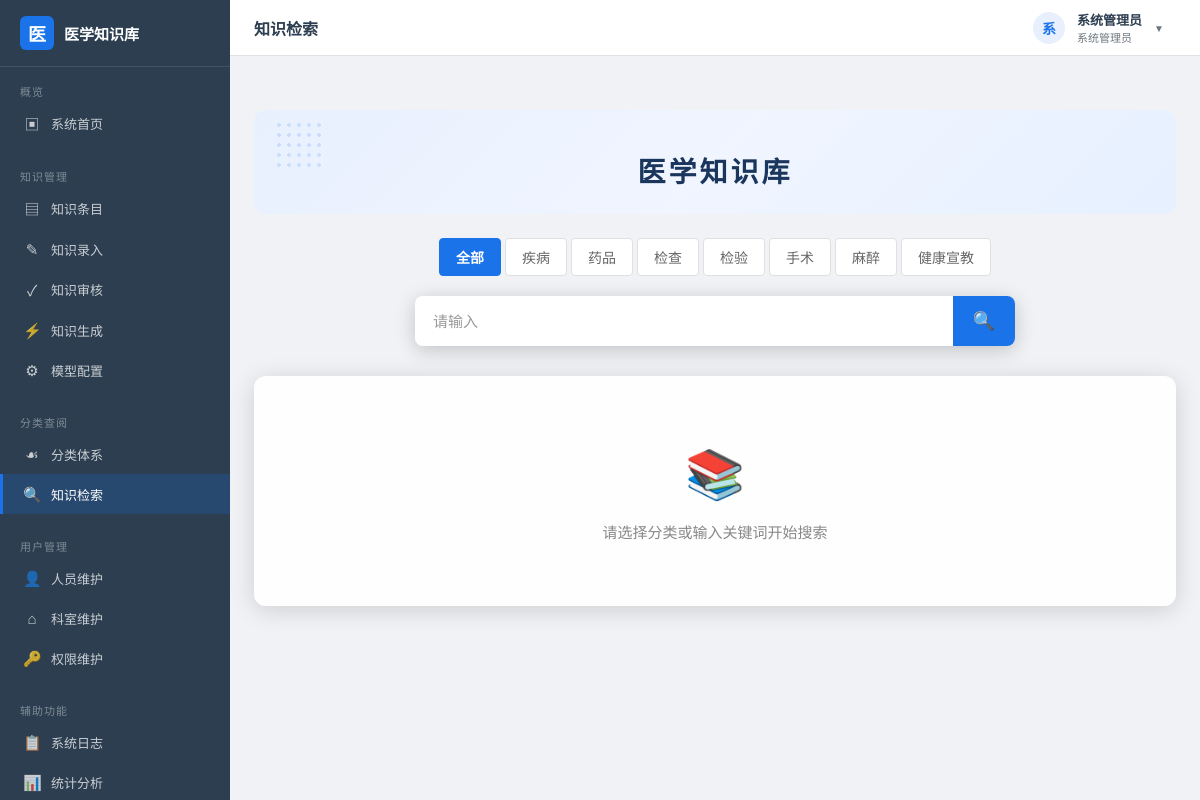
Page /search (signed in) on the committed database.
### models.py (models this page shows, shortened)
class User(db.Model):
    __tablename__ = "user"
    id = db.Column(db.Integer, primary_key=True, autoincrement=True)
    username = db.Column(db.String(50), unique=True, nullable=False, comment="登录账号")
    real_name = db.Column(db.String(50), nullable=False, comment="真实姓名")
    password_hash = db.Column(db.String(128), nullable=False, comment="口令哈希")
    email = db.Column(db.String(120), default="", comment="电子邮箱")
    phone = db.Column(db.String(20), default="", comment="联系电话")
    department_id = db.Column(db.Integer, db.ForeignKey("department.id"), nullable=True)
    role_id = db.Column(db.Integer, db.ForeignKey("role.id"), nullable=True)
    status = db.Column(db.String(10), default="active", comment="active/disabled")
    failed_attempts = db.Column(db.Integer, default=0, comment="密码错误次数")
    lock_time = db.Column(db.DateTime, nullable=True, comment="账号锁定时间")
    last_login = db.Column(db.DateTime, nullable=True)
    created_at = db.Column(db.DateTime, default=datetime.now)

class Role(db.Model):
    __tablename__ = "role"
    id = db.Column(db.Integer, primary_key=True, autoincrement=True)
    name = db.Column(db.String(50), unique=True, nullable=False, comment="角色名称")
    code = db.Column(db.String(30), unique=True, nullable=False, comment="角色编码")
    permissions = db.Column(db.Text, default="", comment="权限列表，逗号分隔")
    remark = db.Column(db.String(200), default="")
    created_at = db.Column(db.DateTime, default=datetime.now)
    users = db.relationship("User", backref="role", lazy="dynamic")

class Category(db.Model):
    __tablename__ = "category"
    id = db.Column(db.Integer, primary_key=True, autoincrement=True)
    name = db.Column(db.String(80), nullable=False, comment="分类名称")
    code = db.Column(db.String(30), unique=True, nullable=False, comment="分类编码")
    parent_id = db.Column(db.Integer, db.ForeignKey("category.id"), nullable=True, comment="上级分类")
    level = db.Column(db.Integer, default=1, comment="层级")
    sort_order = db.Column(db.Integer, default=0)
    description = db.Column(db.String(300), default="")
    created_at = db.Column(db.DateTime, default=datetime.now)
    parent = db.relationship("Category", remote_side=[id], backref="sub_categories")
    entries = db.relationship("KnowledgeEntry", backref="category", lazy="dynamic")

### app.py (the view, shortened to what this page needs)
    @app.route("/search")
    @login_required
    def search():
        keyword = request.args.get("q", "").strip()
        cat_id = request.args.get("cat", 0, type=int)
        page = request.args.get("page", 1, type=int)
        query = KnowledgeEntry.query.filter_by(status="published")
        if cat_id:
            query = query.filter_by(category_id=cat_id)
        pagination = query.order_by(KnowledgeEntry.updated_at.desc()).paginate(
            page=page, per_page=app.config["PER_PAGE"], error_out=False
        )
        categories = Category.query.order_by(Category.level, Category.sort_order).all()
        current_cat_name = ""
        if cat_id:
            cat = Category.query.get(cat_id)
            if cat:
                current_cat_name = cat.name
        log_access(g.current_user, "search", "知识检索", f"关键词:{keyword} 分类:{current_cat_name}")
        return render_template(
            "category/public_search.html",
            entries=pagination.items, pagination=pagination,
            keyword=keyword, cat_id=cat_id, categories=categories,
            current_cat_name=current_cat_name,
        )

### app.py (called while the page is built)
def register_before_handlers(app: Flask):
    @app.before_request
    def _load_current_user():
        uid = session.get("uid")
        g.current_user = None
        if uid:
            g.current_user = User.query.get(uid)
    @app.context_processor
    def _inject_globals():
        return {
            "current_user": g.current_user,
            "current_year": datetime.now().year,
        }

def login_required(func):
    @wraps(func)
    def wrapper(*args, **kwargs):
        if not g.current_user:
            flash("请先登录系统", "warning")
            return redirect(url_for("login", next=request.full_path))
        return func(*args, **kwargs)
    return wrapper

### utils/__init__.py (called while the page is built)
def log_access(user, action: str, module: str, target: str = "", detail: str = ""):
    ip_addr = ""
    if has_request_context():
        ip_addr = request.environ.get("HTTP_X_FORWARDED_FOR", "") or request.remote_addr or ""
    entry = AccessLog(
        user_id=user.id if user else None,
        username=user.username if user else "system",
        action=action,
        module=module,
        target=target,
        ip_address=ip_addr,
        detail=detail,
    )
    db.session.add(entry)
    try:
        db.session.commit()
    except Exception:
        db.session.rollback()

### templates/category/public_search.html (shortened to what this page needs)
{% extends "layout.html" %}
{% block page_title %}知识检索{% endblock %}
{% block content %}
<div class="search-page-inner">
    <div class="search-header">
        <div class="dots-bg"></div>
        <h1>医学知识库</h1>
    </div>
    <div class="search-nav">
        <div class="nav-inner">
            <span class="search-nav-item {% if not cat_id %}active{% endif %}" data-cat="0">全部</span>
            {% for cat in categories %}
            <span class="search-nav-item {% if cat_id == cat.id %}active{% endif %}" data-cat="{{ cat.id }}">{{ cat.name }}</span>
            {% endfor %}
        </div>
    </div>
    <div class="search-bar-wrap">
        <div class="search-box">
            <input type="text" id="search-input" name="q" placeholder="请输入" value="{{ keyword }}" autocomplete="off">
            <button type="button" id="search-btn" class="search-btn">🔍</button>
        </div>
    </div>
    <div class="search-results">
        {% if entries %}
        <div class="results-list">
            {% for e in entries %}
            <div class="result-item" onclick="window.location.href='{{ url_for('entry_detail', eid=e.id) }}'">
                <div class="result-title">{{ e.title }}</div>
                <div class="result-meta">
                    <span class="result-category">{{ e.category.name if e.category else '未分类' }}</span>
                    <span class="result-time">{{ e.updated_at|fmt_date }}</span>
                </div>
                <div class="result-summary">{{ e.summary or '暂无摘要' }}</div>
                <div class="result-tags">
                    {% if e.tags %}
                    {% for tag in e.tags.split(',')[:3] %}
                    <span class="tag">{{ tag.strip() }}</span>
                    {% endfor %}
                    {% endif %}
                </div>
            </div>
            {% endfor %}
        </div>
        {% if pagination.pages > 1 %}
        <div class="results-pagination">
            {% if pagination.has_prev %}
            <a href="{{ url_for('search', page=pagination.prev_num, q=keyword, cat=cat_id) }}" class="page-link">上一页</a>
            {% endif %}
            {% for p in range(1, pagination.pages + 1) %}
                {% if p == pagination.page %}
                <span class="page-current">{{ p }}</span>
                {% else %}
                <a href="{{ url_for('search', page=p, q=keyword, cat=cat_id) }}" class="page-link">{{ p }}</a>
                {% endif %}
            {% endfor %}
            {% if pagination.has_next %}
            <a href="{{ url_for('search', page=pagination.next_num, q=keyword, cat=cat_id) }}" class="page-link">下一页</a>
            {% endif %}
        </div>
        {% endif %}
        {% else %}
        {% if keyword or cat_id %}
        <div class="empty-results">
            <div class="empty-icon">🔍</div>
            <div class="empty-text">未找到匹配的知识</div>
        </div>
        {% else %}
        <div class="empty-results">
            <div class="empty-icon">📚</div>
            <div class="empty-text">请选择分类或输入关键词开始搜索</div>
        </div>
        {% endif %}
        {% endif %}
    </div>
</div>
{% endblock %}

### templates/layout.html (shortened to what this page needs)
<!DOCTYPE html>
<html lang="zh-CN">
<head>
    <link rel="stylesheet" href="{{ url_for('static', filename='css/style.css') }}">
</head>
<body>
<div class="app-layout">
    <aside class="sidebar">
        <div class="sidebar-header">
            <div class="icon">医</div>
            <span>医学知识库</span>
        </div>
        <nav class="nav-section">
            <div class="nav-section-title">概览</div>
            <a href="{{ url_for('dashboard') }}" class="nav-item" onclick="navigate(event, this)">
                <span class="nav-icon">▣</span> 系统首页
            </a>
        </nav>
        <nav class="nav-section">
            <div class="nav-section-title">知识管理</div>
            <a href="{{ url_for('knowledge_list') }}" class="nav-item" onclick="navigate(event, this)">
                <span class="nav-icon">▤</span> 知识条目
            </a>
            <a href="{{ url_for('knowledge_create') }}" class="nav-item" onclick="navigate(event, this)">
                <span class="nav-icon">✎</span> 知识录入
            </a>
            <a href="{{ url_for('knowledge_review_list') }}" class="nav-item" onclick="navigate(event, this)">
                <span class="nav-icon">✓</span> 知识审核
            </a>
            <a href="{{ url_for('knowledge_generate') }}" class="nav-item" onclick="navigate(event, this)">
                <span class="nav-icon">⚡</span> 知识生成
            </a>
            <a href="{{ url_for('model_config_list') }}" class="nav-item" onclick="navigate(event, this)">
                <span class="nav-icon">⚙</span> 模型配置
            </a>
        </nav>
        <nav class="nav-section">
            <div class="nav-section-title">分类查阅</div>
            <a href="{{ url_for('category_tree') }}" class="nav-item" onclick="navigate(event, this)">
                <span class="nav-icon">☙</span> 分类体系
            </a>
            <a href="{{ url_for('search') }}" class="nav-item" onclick="navigate(event, this)">
                <span class="nav-icon">🔍</span> 知识检索
            </a>
        </nav>
        <nav class="nav-section">
            <div class="nav-section-title">用户管理</div>
            <a href="{{ url_for('user_list') }}" class="nav-item" onclick="navigate(event, this)">
                <span class="nav-icon">👤</span> 人员维护
            </a>
            <a href="{{ url_for('dept_list') }}" class="nav-item" onclick="navigate(event, this)">
                <span class="nav-icon">⌂</span> 科室维护
            </a>
            <a href="{{ url_for('role_list') }}" class="nav-item" onclick="navigate(event, this)">
                <span class="nav-icon">🔑</span> 权限维护
            </a>
        </nav>
        <nav class="nav-section">
            <div class="nav-section-title">辅助功能</div>
            <a href="{{ url_for('log_list') }}" class="nav-item" onclick="navigate(event, this)">
                <span class="nav-icon">📋</span> 系统日志
            </a>
            <a href="{{ url_for('statistics') }}" class="nav-item" onclick="navigate(event, this)">
                <span class="nav-icon">📊</span> 统计分析
            </a>
        </nav>
    </aside>
    <div class="main-area">
        <header class="topbar">
            <div class="topbar-title">{% block page_title %}系统首页{% endblock %}</div>
            <div class="topbar-user">
                <div class="user-dropdown" id="user-dropdown">
                    <div class="dropdown-trigger">
                        <div class="avatar">{{ current_user.real_name[0] if current_user else '?' }}</div>
                        <div class="info">
                            <div class="name">{{ current_user.real_name if current_user else '' }}</div>
                            <div class="role">{{ current_user.role.name if current_user and current_user.role else '' }}</div>
                        </div>
                        <span class="dropdown-arrow">▼</span>
                    </div>
                </div>
            </div>
        </header>
        <main class="content-area">
            {% block content %}{% endblock %}
        </main>
    </div>
</div>
</body>
</html>

### rows in the picture
User: real_name "系", real_name "系统管理员"
Role: role "系统管理员"
Category: name "疾病"
Category: name "药品"
Category: name "检查"
Category: name "检验"
Category: name "手术"
Category: name "麻醉"
Category: name "健康宣教"
